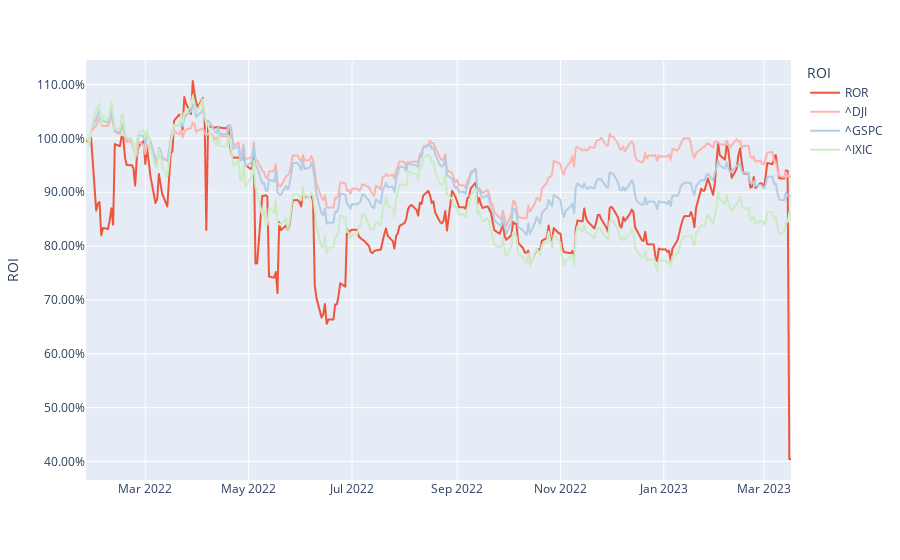

Notebook code cell kept with this figure:
### Code cell
color = [px.colors.qualitative.Plotly[1]]
color = color + px.colors.qualitative.Pastel1[0:3]
fig = px.line(
    df[['ROR', '^DJI','^GSPC','^IXIC']],
    color_discrete_sequence=color)

fig.update_traces(mode="lines", hovertemplate=None)
fig.update_layout(xaxis_title="", yaxis_title="ROI", yaxis_tickformat = '.2%')
#fig.update_xaxes(title='x', visible=False, showticklabels=False, row=1, col=1)
fig.update_layout(hovermode="x")
fig.update_layout(legend_title_text='ROI')
#fig.add_bar(y=Return[Return['return']>=0]['return'],x=Return[Return['return']>=0]['return'].index,marker={'color':'#EF553B'}, row=2, col=1,name='earn', showlegend=False)
#fig.add_bar(y=Return[Return['return']<0]['return'],x=Return[Return['return']<0].index,marker={'color':'#00CC96'}, row=2, col=1,name='lost', showlegend=False)
fig.show()

### Figure 1 — Plotly figure (JSON) as saved in the notebook; plotly's stock layout.template omitted (floating-point values rounded to 4 significant figures; data arrays with more than 128 entries replaced by an {"elided": "..."} marker saying what was removed)
{"data": [{"legendgroup": "ROR", "line": {"color": "#EF553B", "dash": "solid"}, "marker": {"symbol": "circle"}, "mode": "lines", "name": "ROR", "showlegend": true, "type": "scattergl", "x": {"elided": "299 str values"}, "xaxis": "x", "y": {"elided": "299 float values"}, "yaxis": "y"}, {"legendgroup": "^DJI", "line": {"color": "rgb(251,180,174)", "dash": "solid"}, "marker": {"symbol": "circle"}, "mode": "lines", "name": "^DJI", "showlegend": true, "type": "scattergl", "x": {"elided": "299 str values"}, "xaxis": "x", "y": {"elided": "299 float values"}, "yaxis": "y"}, {"legendgroup": "^GSPC", "line": {"color": "rgb(179,205,227)", "dash": "solid"}, "marker": {"symbol": "circle"}, "mode": "lines", "name": "^GSPC", "showlegend": true, "type": "scattergl", "x": {"elided": "299 str values"}, "xaxis": "x", "y": {"elided": "299 float values"}, "yaxis": "y"}, {"legendgroup": "^IXIC", "line": {"color": "rgb(204,235,197)", "dash": "solid"}, "marker": {"symbol": "circle"}, "mode": "lines", "name": "^IXIC", "showlegend": true, "type": "scattergl", "x": {"elided": "299 str values"}, "xaxis": "x", "y": {"elided": "299 float values"}, "yaxis": "y"}], "layout": {"hovermode": "x", "legend": {"title": {"text": "ROI"}, "tracegroupgap": 0}, "margin": {"t": 60}, "xaxis": {"anchor": "y", "domain": [0, 1], "title": {"text": ""}}, "yaxis": {"anchor": "x", "domain": [0, 1], "tickformat": ".2%", "title": {"text": "ROI"}}}}
